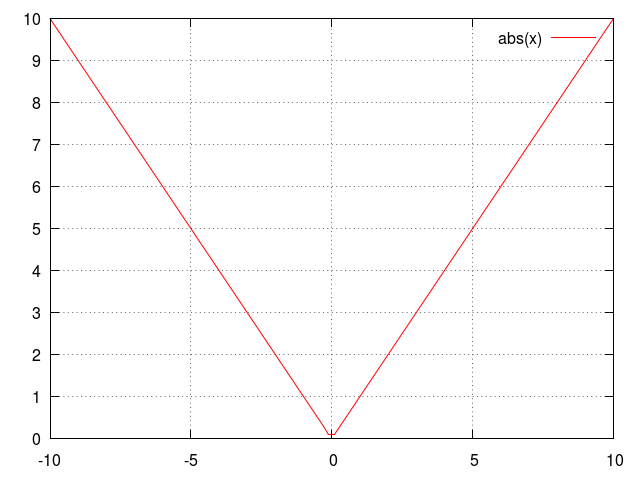

gnuplot code for this plot:
load "lib_common.plt"
plot abs(x)
